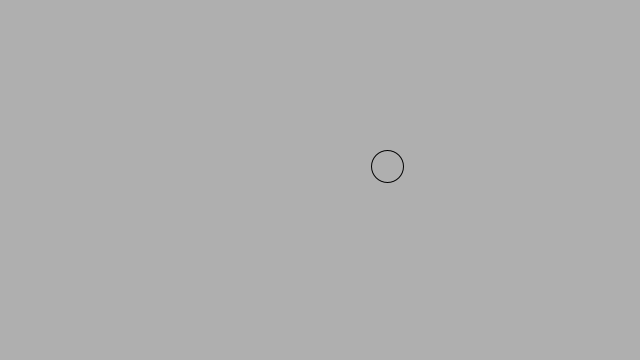
Frame 1 (no input)
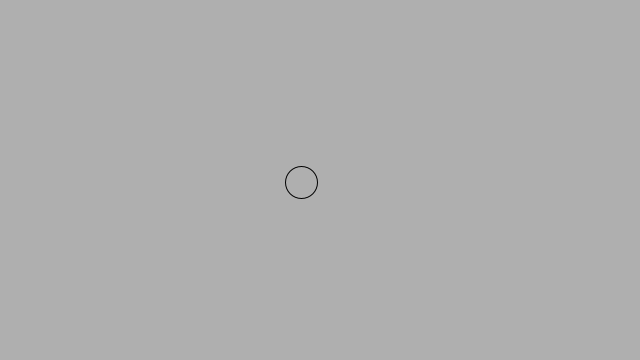
Frame 60 (the mouse pressed at the canvas centre just before this capture)
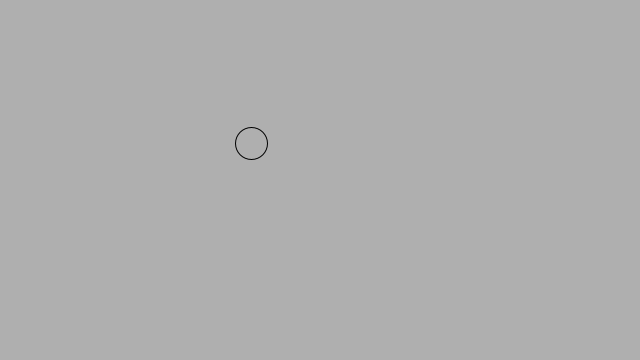
Frame 120 (the mouse held since frame 60 and released just before this capture)

The Processing sketch that drew these frames (run headless with seeded random() and noise(); from frame 60 on, the mouse is pressed at the canvas centre):

// Processing sketch: e05_perlin_noise_walker
// ── e05_perlin_noise_walker.pde
Walker w;

class Walker {
  float x;
  float y;
  float t;
  
  Walker() {
    x = width/2;
    y = height/2;
  }
  
  void display() {
    stroke(0);
    noFill();
    ellipse(x,y,32,32);
  }
  
  void step() {
    x = map(noise(t,0),0,1,0,width);
    y = map(noise(t,10000),0,1,0,height);
    t += 0.005;
  }
}

void setup() {
  size(640,360);
  w = new Walker();
}

void draw() {
  background(175);
  w.step();
  w.display();
}
